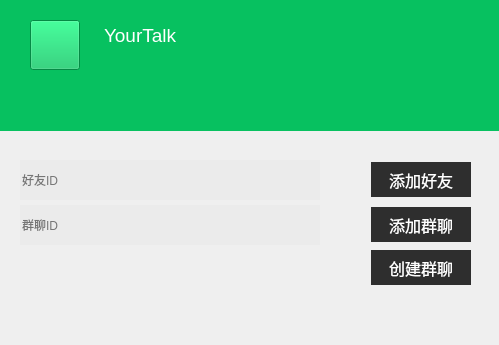
<?xml version="1.0" encoding="UTF-8"?>
<ui version="4.0">
 <class>add_friend</class>
 <widget class="QWidget" name="add_friend">
  <property name="geometry">
   <rect>
    <x>0</x>
    <y>0</y>
    <width>499</width>
    <height>345</height>
   </rect>
  </property>
  <property name="windowTitle">
   <string>Form</string>
  </property>
  <property name="styleSheet">
   <string notr="true">QLineEdit{
	border:none;
	background:rgb(235,235,235);
}</string>
  </property>
  <widget class="QWidget" name="widget" native="true">
   <property name="geometry">
    <rect>
     <x>0</x>
     <y>0</y>
     <width>501</width>
     <height>131</height>
    </rect>
   </property>
   <property name="sizePolicy">
    <sizepolicy hsizetype="Fixed" vsizetype="Fixed">
     <horstretch>0</horstretch>
     <verstretch>0</verstretch>
    </sizepolicy>
   </property>
   <property name="styleSheet">
    <string notr="true">background-color: rgb(7,193,96);
</string>
   </property>
   <widget class="QPushButton" name="logo">
    <property name="geometry">
     <rect>
      <x>30</x>
      <y>20</y>
      <width>50</width>
      <height>50</height>
     </rect>
    </property>
    <property name="sizePolicy">
     <sizepolicy hsizetype="Fixed" vsizetype="Fixed">
      <horstretch>0</horstretch>
      <verstretch>0</verstretch>
     </sizepolicy>
    </property>
    <property name="minimumSize">
     <size>
      <width>50</width>
      <height>50</height>
     </size>
    </property>
    <property name="maximumSize">
     <size>
      <width>50</width>
      <height>50</height>
     </size>
    </property>
    <property name="text">
     <string/>
    </property>
   </widget>
   <widget class="QTextEdit" name="textEdit">
    <property name="geometry">
     <rect>
      <x>100</x>
      <y>20</y>
      <width>151</width>
      <height>51</height>
     </rect>
    </property>
    <property name="styleSheet">
     <string notr="true">border:none;
font: 9pt &quot;Eras Bold ITC&quot;;</string>
    </property>
    <property name="html">
     <string>&lt;!DOCTYPE HTML PUBLIC &quot;-//W3C//DTD HTML 4.0//EN&quot; &quot;http://www.w3.org/TR/REC-html40/strict.dtd&quot;&gt;
&lt;html&gt;&lt;head&gt;&lt;meta name=&quot;qrichtext&quot; content=&quot;1&quot; /&gt;&lt;style type=&quot;text/css&quot;&gt;
p, li { white-space: pre-wrap; }
&lt;/style&gt;&lt;/head&gt;&lt;body style=&quot; font-family:'Eras Bold ITC'; font-size:9pt; font-weight:400; font-style:normal;&quot;&gt;
&lt;p style=&quot; margin-top:12px; margin-bottom:12px; margin-left:0px; margin-right:0px; -qt-block-indent:0; text-indent:0px;&quot;&gt;&lt;span style=&quot; font-size:14pt; color:#ffffff;&quot;&gt;YourTalk&lt;/span&gt;&lt;/p&gt;&lt;/body&gt;&lt;/html&gt;</string>
    </property>
   </widget>
  </widget>
  <widget class="QWidget" name="gridLayoutWidget">
   <property name="geometry">
    <rect>
     <x>20</x>
     <y>160</y>
     <width>451</width>
     <height>125</height>
    </rect>
   </property>
   <layout class="QGridLayout" name="gridLayout">
    <item row="1" column="0">
     <widget class="QLineEdit" name="lineEditGroupId">
      <property name="sizePolicy">
       <sizepolicy hsizetype="Fixed" vsizetype="Fixed">
        <horstretch>0</horstretch>
        <verstretch>0</verstretch>
       </sizepolicy>
      </property>
      <property name="minimumSize">
       <size>
        <width>300</width>
        <height>40</height>
       </size>
      </property>
      <property name="styleSheet">
       <string notr="true">border-bottom-color:rgb(245,245,245)</string>
      </property>
      <property name="inputMethodHints">
       <set>Qt::ImhNone</set>
      </property>
      <property name="text">
       <string/>
      </property>
      <property name="echoMode">
       <enum>QLineEdit::Password</enum>
      </property>
      <property name="placeholderText">
       <string>群聊ID</string>
      </property>
     </widget>
    </item>
    <item row="0" column="0">
     <widget class="QLineEdit" name="lineEditFriendId">
      <property name="sizePolicy">
       <sizepolicy hsizetype="Fixed" vsizetype="Maximum">
        <horstretch>0</horstretch>
        <verstretch>0</verstretch>
       </sizepolicy>
      </property>
      <property name="minimumSize">
       <size>
        <width>300</width>
        <height>40</height>
       </size>
      </property>
      <property name="styleSheet">
       <string notr="true">border-bottom-color:rgb(245,245,245)</string>
      </property>
      <property name="placeholderText">
       <string>好友ID</string>
      </property>
     </widget>
    </item>
    <item row="1" column="2">
     <widget class="QPushButton" name="pushButtonIntoGroup">
      <property name="sizePolicy">
       <sizepolicy hsizetype="Fixed" vsizetype="Fixed">
        <horstretch>0</horstretch>
        <verstretch>0</verstretch>
       </sizepolicy>
      </property>
      <property name="minimumSize">
       <size>
        <width>100</width>
        <height>35</height>
       </size>
      </property>
      <property name="maximumSize">
       <size>
        <width>90</width>
        <height>35</height>
       </size>
      </property>
      <property name="font">
       <font>
        <family>微软雅黑</family>
        <pointsize>12</pointsize>
       </font>
      </property>
      <property name="styleSheet">
       <string notr="true">background-color: rgb(46,46,46);
color: rgb(255, 255, 255);
border:none;</string>
      </property>
      <property name="text">
       <string>添加群聊</string>
      </property>
     </widget>
    </item>
    <item row="0" column="2">
     <widget class="QPushButton" name="pushButtonGetNewFriend">
      <property name="sizePolicy">
       <sizepolicy hsizetype="Fixed" vsizetype="Fixed">
        <horstretch>0</horstretch>
        <verstretch>0</verstretch>
       </sizepolicy>
      </property>
      <property name="minimumSize">
       <size>
        <width>100</width>
        <height>35</height>
       </size>
      </property>
      <property name="maximumSize">
       <size>
        <width>90</width>
        <height>35</height>
       </size>
      </property>
      <property name="font">
       <font>
        <family>微软雅黑</family>
        <pointsize>12</pointsize>
       </font>
      </property>
      <property name="styleSheet">
       <string notr="true">background-color: rgb(46,46,46);
color: rgb(255, 255, 255);
border:none;</string>
      </property>
      <property name="text">
       <string>添加好友</string>
      </property>
     </widget>
    </item>
    <item row="2" column="2">
     <widget class="QPushButton" name="pushButtonCreateGroup">
      <property name="sizePolicy">
       <sizepolicy hsizetype="Fixed" vsizetype="Fixed">
        <horstretch>0</horstretch>
        <verstretch>0</verstretch>
       </sizepolicy>
      </property>
      <property name="minimumSize">
       <size>
        <width>100</width>
        <height>35</height>
       </size>
      </property>
      <property name="maximumSize">
       <size>
        <width>90</width>
        <height>35</height>
       </size>
      </property>
      <property name="font">
       <font>
        <family>微软雅黑</family>
        <pointsize>12</pointsize>
       </font>
      </property>
      <property name="styleSheet">
       <string notr="true">background-color: rgb(46,46,46);
color: rgb(255, 255, 255);
border:none;</string>
      </property>
      <property name="text">
       <string>创建群聊</string>
      </property>
     </widget>
    </item>
    <item row="0" column="1">
     <spacer name="horizontalSpacer">
      <property name="orientation">
       <enum>Qt::Horizontal</enum>
      </property>
      <property name="sizeHint" stdset="0">
       <size>
        <width>40</width>
        <height>20</height>
       </size>
      </property>
     </spacer>
    </item>
   </layout>
  </widget>
 </widget>
 <resources/>
 <connections/>
</ui>
